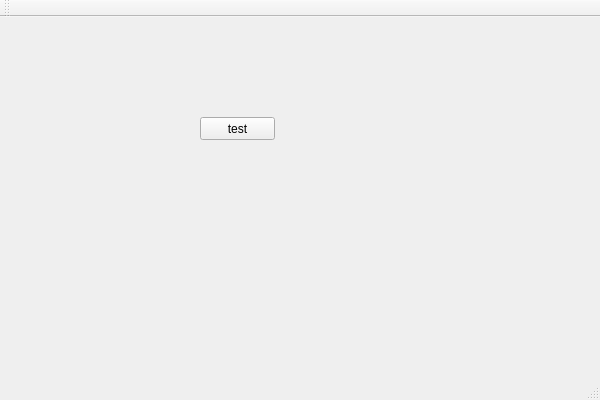
<?xml version="1.0" encoding="UTF-8"?>
<ui version="4.0">
 <class>MainWindowClass</class>
 <widget class="QMainWindow" name="MainWindowClass">
  <property name="geometry">
   <rect>
    <x>0</x>
    <y>0</y>
    <width>600</width>
    <height>400</height>
   </rect>
  </property>
  <property name="windowTitle">
   <string>MainWindow</string>
  </property>
  <widget class="QWidget" name="centralWidget">
   <widget class="QPushButton" name="testButton">
    <property name="geometry">
     <rect>
      <x>200</x>
      <y>100</y>
      <width>75</width>
      <height>23</height>
     </rect>
    </property>
    <property name="text">
     <string>test</string>
    </property>
   </widget>
  </widget>
  <widget class="QMenuBar" name="menuBar">
   <property name="geometry">
    <rect>
     <x>0</x>
     <y>0</y>
     <width>600</width>
     <height>21</height>
    </rect>
   </property>
  </widget>
  <widget class="QToolBar" name="mainToolBar">
   <attribute name="toolBarArea">
    <enum>TopToolBarArea</enum>
   </attribute>
   <attribute name="toolBarBreak">
    <bool>false</bool>
   </attribute>
  </widget>
  <widget class="QStatusBar" name="statusBar"/>
 </widget>
 <layoutdefault spacing="6" margin="11"/>
 <resources>
  <include location="MainWindow.qrc"/>
 </resources>
 <connections/>
</ui>
